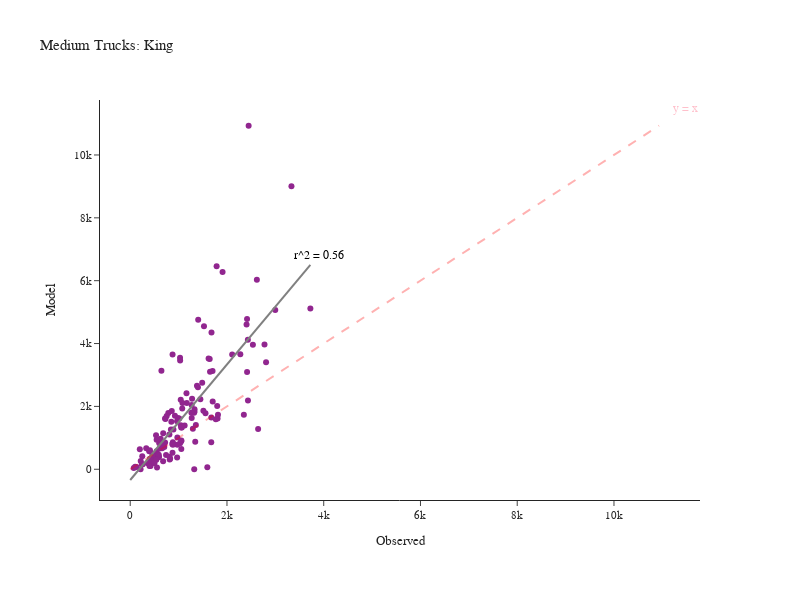

The code cell stored with this chart in its notebook:
### Code cell
fig = create_truck_chart(df_daily_med, 'Medium', 'King')
fig.show()

### Figure 1 — Plotly figure (JSON) as saved in the notebook; plotly's stock layout.template omitted (floating-point values rounded to 4 significant figures; data arrays with more than 128 entries replaced by an {"elided": "..."} marker saying what was removed)
{"data": [{"customdata": {"elided": "132x2 str values"}, "hovertemplate": "Observed=%{x}<br>Model=%{y}<br>location=%{customdata[0]}<br>County=%{customdata[1]}<extra></extra>", "legendgroup": "", "line": {"color": "Grey", "width": 2}, "marker": {"color": "#91268F", "symbol": "circle"}, "mode": "markers", "name": "", "orientation": "v", "showlegend": false, "type": "scatter", "x": {"elided": "132 int values"}, "xaxis": "x", "y": {"elided": "132 int values"}, "yaxis": "y"}, {"hovertemplate": "Observed=%{x}<br>Model=%{y}<extra></extra>", "legendgroup": "", "line": {"color": "Grey", "dash": "solid", "width": 2}, "marker": {"symbol": "circle"}, "mode": "lines", "name": "", "orientation": "v", "showlegend": false, "type": "scatter", "x": [0.0, 37.62, 75.23, 112.8, 150.5, 188.1, 225.7, 263.3, 300.9, 338.5, 376.2, 413.8, 451.4, 489.0, 526.6, 564.2, 601.9, 639.5, 677.1, 714.7, 752.3, 789.9, 827.6, 865.2, 902.8, 940.4, 978.0, 1016.0, 1053.0, 1091.0, 1128.0, 1166.0, 1204.0, 1241.0, 1279.0, 1317.0, 1354.0, 1392.0, 1429.0, 1467.0, 1505.0, 1542.0, 1580.0, 1617.0, 1655.0, 1693.0, 1730.0, 1768.0, 1806.0, 1843.0, 1881.0, 1918.0, 1956.0, 1994.0, 2031.0, 2069.0, 2107.0, 2144.0, 2182.0, 2219.0, 2257.0, 2295.0, 2332.0, 2370.0, 2407.0, 2445.0, 2483.0, 2520.0, 2558.0, 2596.0, 2633.0, 2671.0, 2708.0, 2746.0, 2784.0, 2821.0, 2859.0, 2896.0, 2934.0, 2972.0, 3009.0, 3047.0, 3085.0, 3122.0, 3160.0, 3197.0, 3235.0, 3273.0, 3310.0, 3348.0, 3385.0, 3423.0, 3461.0, 3498.0, 3536.0, 3574.0, 3611.0, 3649.0, 3686.0, 3724.0], "xaxis": "x", "y": [-342.0, -272.9, -203.7, -134.6, -65.41, 3.745, 72.89, 142.0, 211.2, 280.3, 349.5, 418.6, 487.8, 556.9, 626.1, 695.2, 764.4, 833.5, 902.7, 971.8, 1041.0, 1110.0, 1179.0, 1248.0, 1318.0, 1387.0, 1456.0, 1525.0, 1594.0, 1663.0, 1732.0, 1802.0, 1871.0, 1940.0, 2009.0, 2078.0, 2147.0, 2217.0, 2286.0, 2355.0, 2424.0, 2493.0, 2562.0, 2631.0, 2701.0, 2770.0, 2839.0, 2908.0, 2977.0, 3046.0, 3115.0, 3185.0, 3254.0, 3323.0, 3392.0, 3461.0, 3530.0, 3600.0, 3669.0, 3738.0, 3807.0, 3876.0, 3945.0, 4014.0, 4084.0, 4153.0, 4222.0, 4291.0, 4360.0, 4429.0, 4498.0, 4568.0, 4637.0, 4706.0, 4775.0, 4844.0, 4913.0, 4983.0, 5052.0, 5121.0, 5190.0, 5259.0, 5328.0, 5397.0, 5467.0, 5536.0, 5605.0, 5674.0, 5743.0, 5812.0, 5881.0, 5951.0, 6020.0, 6089.0, 6158.0, 6227.0, 6296.0, 6366.0, 6435.0, 6504.0], "yaxis": "y"}], "layout": {"annotations": [{"align": "right", "font": {"color": "pink", "size": 12}, "showarrow": false, "text": "y = x", "x": 11480.0, "y": 11480.0}, {"align": "right", "font": {"color": "black", "size": 12}, "showarrow": false, "text": "r^2 = 0.56", "x": 3910.0, "y": 6829.0}], "height": 600, "legend": {"tracegroupgap": 0}, "margin": {"b": 100, "l": 100, "r": 100, "t": 100}, "shapes": [{"line": {"color": "Red", "dash": "dash", "width": 2}, "type": "line", "x0": 0, "x1": 10932, "y0": 0, "y1": 10932}], "title": {"text": "Medium Trucks: King"}, "width": 800, "xaxis": {"anchor": "y", "domain": [0.0, 1.0], "title": {"text": "Observed"}}, "yaxis": {"anchor": "x", "domain": [0.0, 1.0], "title": {"text": "Model"}}}}
